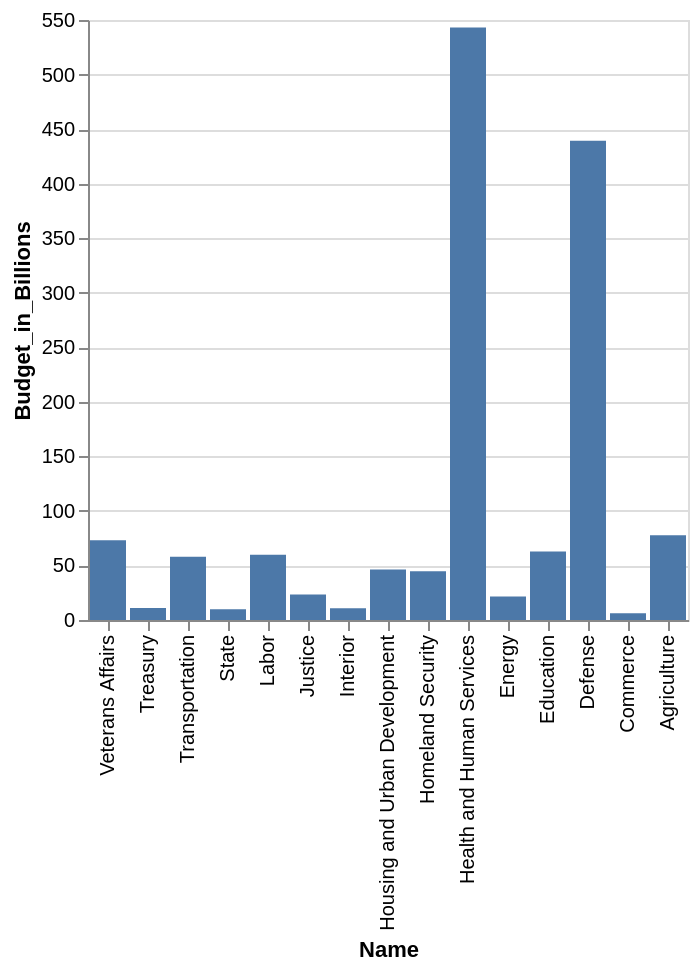

Write a Vega-Lite specification for this figure.
### Vega-Lite specification from a JSON file in a GitHub repository (floating-point values rounded to 4 significant figures)
{"data": {"values": [{"x_data": "Veterans Affairs", "y_data": 73.2}, {"x_data": "Treasury", "y_data": 11.1}, {"x_data": "Transportation", "y_data": 58}, {"x_data": "State", "y_data": 9.96}, {"x_data": "Labor", "y_data": 59.7}, {"x_data": "Justice", "y_data": 23.4}, {"x_data": "Interior", "y_data": 10.7}, {"x_data": "Housing and Urban Development", "y_data": 46.2}, {"x_data": "Homeland Security", "y_data": 44.6}, {"x_data": "Health and Human Services", "y_data": 543.2}, {"x_data": "Energy", "y_data": 21.5}, {"x_data": "Education", "y_data": 62.8}, {"x_data": "Defense", "y_data": 439.3}, {"x_data": "Commerce", "y_data": 6.2}, {"x_data": "Agriculture", "y_data": 77.6}]}, "mark": "bar", "encoding": {"x": {"field": "x_data", "type": "nominal", "title": "Name", "sort": "descending"}, "y": {"field": "y_data", "type": "quantitative", "title": "Budget_in_Billions"}}}
